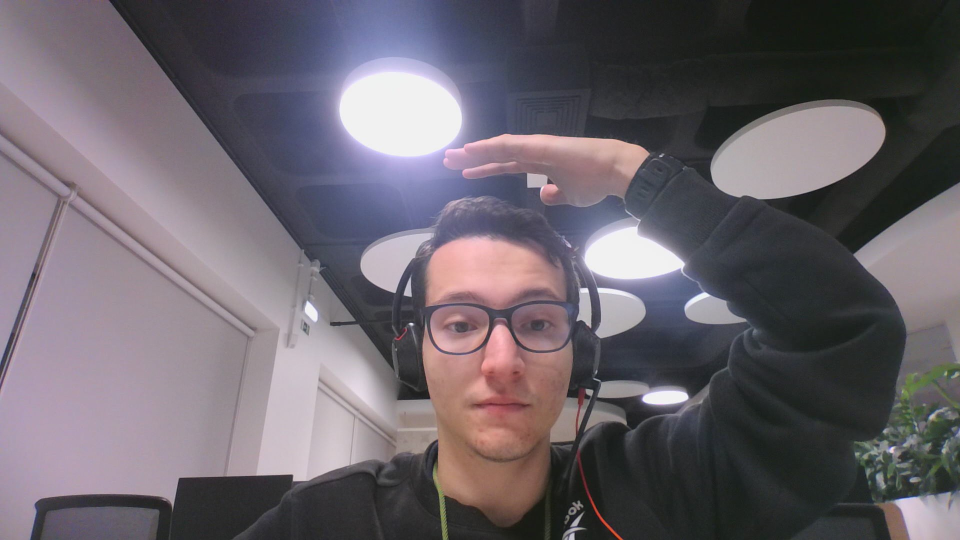
#> input picture assets/images/examples/pose/hand_above_head.jpg, 1920 x 1080 px, given in place of the camera (shown at 1/2 size)
$ python IndicationDrawable.py
#> lines starting #> are read from the running program, lines starting #| are printed output that depends on the picture; after the words box and inside, x2 and y2 are one past the last pixel; in counts of white or black regions, pixels touching at a corner belong together
### src/Utils.py
import cv2
import numpy as np

def overlay_image(frame, image_path, location=(0, 0), size=None, verbose=False): # size=(width, height), location=(x, y)
    if verbose: print("Inside overlay_image")
    # Carregar a imagem PNG com canal alpha
    if type(image_path) == str:
        image = cv2.imread(image_path, cv2.IMREAD_UNCHANGED)
    else:
        image = image_path

    if image.shape[2] == 3:
        image = add_alpha_channel(image)

    # Verificar se a imagem foi carregada corretamente
    if image is None:
        raise ValueError("A imagem não pôde ser carregada. Verifique o caminho.")

    # Redimensionar a imagem para o tamanho desejado
    if size is not None:
        if verbose: print("\tResizing image")
        image = cv2.resize(image, size)

    x, y = location

    # size of the image is larger than the frame
    if x + image.shape[1] > frame.shape[1] or y + image.shape[0] > frame.shape[0]:
        if verbose: print("\tA imagem é maior que o frame")
        image = cv2.resize(image, (frame.shape[1] - x, frame.shape[0] - y))

    if verbose: print("\tSplitting image")
    # Separar os canais da imagem (B, G, R, A)
    b, g, r, a = cv2.split(image)

    if verbose: print("\tCreating alpha mask")
    # Criar uma máscara a partir do canal alpha
    alpha_mask = a / 255.0

    if verbose: print("\tGetting ROI")
    # Obter a região do frame onde a imagem será sobreposta
    h, w = image.shape[:2]
    roi = frame[y:y+h, x:x+w]

    if verbose: print("\tApplying mask")
    # Aplicar a máscara na região de interesse
    for c in range(0, 3):  # Para os canais B, G, R
        roi[:, :, c] = roi[:, :, c] * (1 - alpha_mask) + image[:, :, c] * alpha_mask

    if verbose: print("\tPutting ROI back in frame")
    # Colocar a região modificada de volta no frame
    frame[y:y+h, x:x+w] = roi

    if verbose: print("\tReturning frame")

    return frame

def add_alpha_channel(image):
    if image.shape[2] == 3:
        b, g, r = cv2.split(image)
        a = np.ones(b.shape, dtype=b.dtype) * 255
        return cv2.merge((b, g, r, a))
    else:
        return image

def remove_alpha_channel(image):
    b, g, r, a = cv2.split(image)
    return cv2.merge((b, g, r))

# [37 lines that do not run on import are left out]

### src/game/drawables/IndicationDrawable.py
import cv2
import src.Utils as Utils

class IndicationDrawable:
    def __init__(self, start_x, start_y):
        self.start_location= (start_x, start_y)

    def draw(self, frame, image, text_lines = ["ExemploTexto1", "ExemploTexto2"], image_size=(120, 120), margin=10):
        resize_image = cv2.resize(image, image_size)
        cv2.rectangle(frame, self.start_location, (self.start_location[0] + image_size[0], self.start_location[1] + image_size[1]), (0, 0, 255), 2)
        frame = Utils.overlay_image(frame, resize_image, self.start_location, size=image_size)
        for index, text in enumerate(text_lines):
            cv2.putText(
                frame,
                text,
                (
                    self.start_location[0] + resize_image.shape[0] + margin,
                    self.start_location[1] + 30 + (index * 30)
                ),
                cv2.FONT_HERSHEY_SIMPLEX,
                0.7,
                (0, 0, 255),
                2
            )


        frame[self.start_location[1]:self.start_location[1] + resize_image.shape[0], self.start_location[0]:self.start_location[0] + resize_image.shape[1]] = resize_image

        return frame

if __name__ == "__main__":
    cap = cv2.VideoCapture(0)

    image_path = "assets/images/examples/hands/L.png"
    indications = IndicationDrawable(100, 20)

    while cap.isOpened():
        success, frame = cap.read()
#> frame is the input picture: shape (1080, 1920, 3); mean B, G, R 107, 99.6, 106.5
        if not success:
            print("Ignoring empty camera frame.")
            continue

        frame = indications.draw(frame, cv2.imread(image_path), ["ExemploTexto1", "ExemploTexto2"], (120, 120))
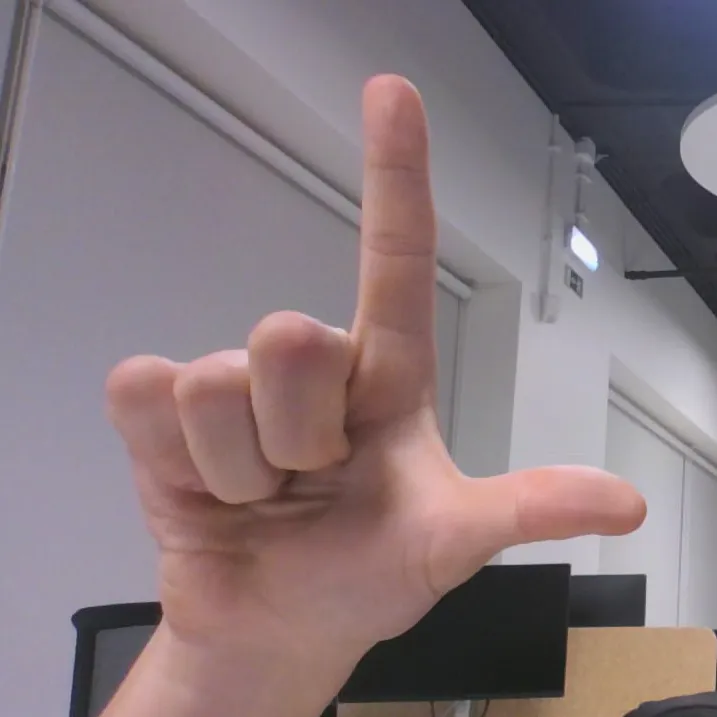
#> input picture assets/images/examples/hands/L.png, 717 x 717 px, found by its file name
#> in draw, image is the input picture: shape (717, 717, 3); mean B, G, R 124, 119.8, 134.9
#> in draw, `cv2.rectangle(frame, self.start_location, (self.start_location[0] + im..`:
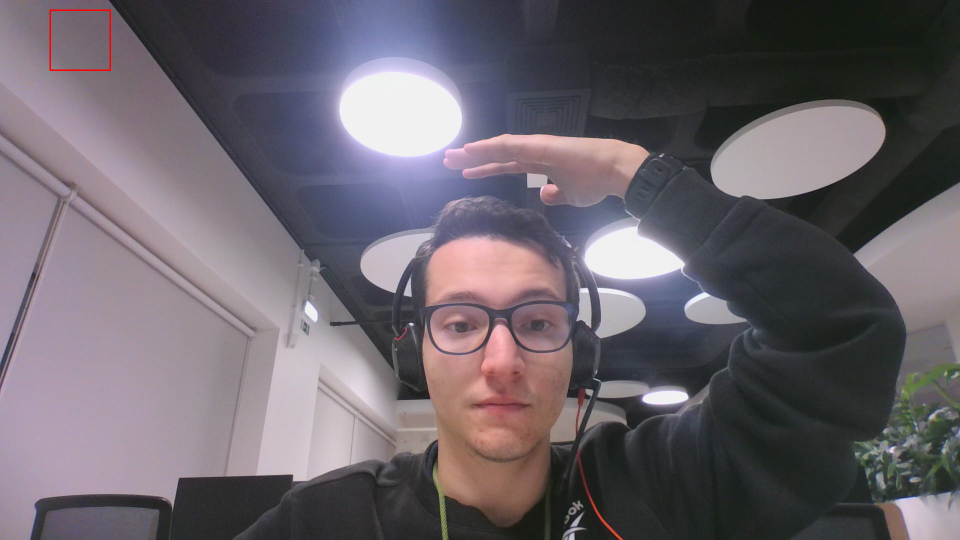
#> frame: shape (1080, 1920, 3) (shown at 1/2 size); 0.07% of pixels changed, all inside (x1, y1, x2, y2) = (99, 19, 222, 142)
#> in add_alpha_channel, `b, g, r = cv2.split(image)`:
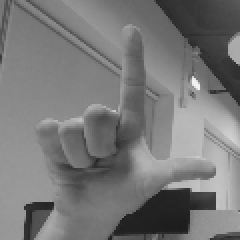
#> g: shape (120, 120) (shown 2 times larger); min 27, max 242, mean 119.7
#> in add_alpha_channel, `b, g, r = cv2.split(image)`:
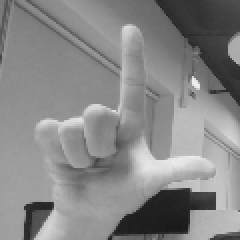
#> r: shape (120, 120) (shown 2 times larger); min 26, max 238, mean 134.8
#> in overlay_image, `b, g, r, a = cv2.split(image)`: a: shape (120, 120); every value is 255
#> in overlay_image, `alpha_mask = a / 255.0`: alpha_mask: shape (120, 120) float64; every value is 1
#> in overlay_image, `roi = frame[y:y+h, x:x+w]`:
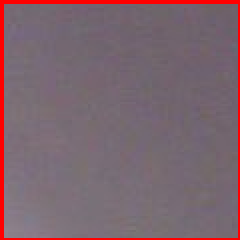
#> roi: shape (120, 120, 3) (shown 2 times larger); mean B, G, R 109.5, 100.4, 124.8
#> in overlay_image, `frame[y:y+h, x:x+w] = roi`:
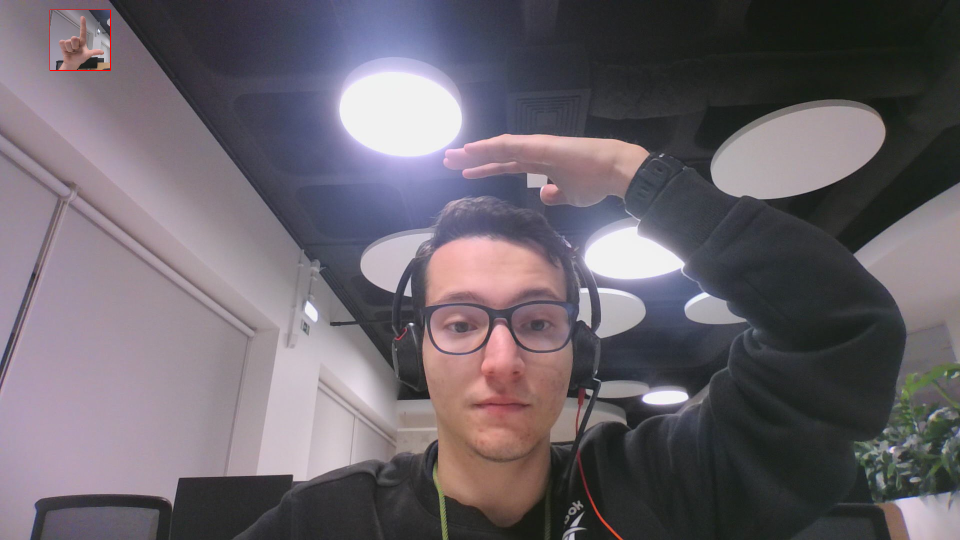
#> frame: shape (1080, 1920, 3) (shown at 1/2 size); 0.69% of pixels changed, all inside (x1, y1, x2, y2) = (100, 20, 220, 140)
#> the loop in draw, `for index, text in enumerate(text_lines):` made 2 passes
#> text on passes 1 to 2: 'ExemploTexto1', 'ExemploTexto2'
#> after the loop in draw, `for index, text in enumerate(text_lines):`:
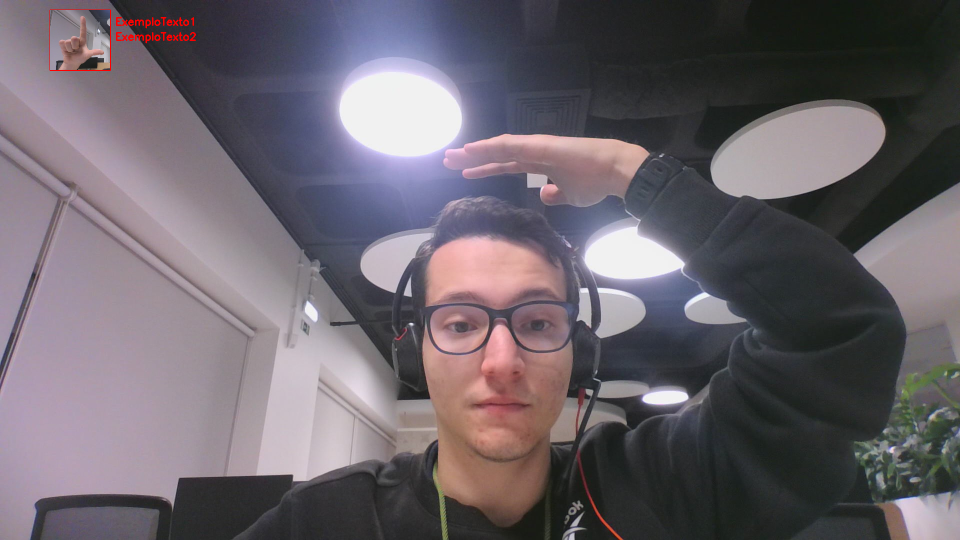
#> frame: shape (1080, 1920, 3) (shown at 1/2 size); 0.11% of pixels changed, all inside (x1, y1, x2, y2) = (232, 34, 392, 87)

        cv2.imshow('MediaPipe Object Detection', frame)

        if cv2.waitKey(5) & 0xFF == 27:
#> (key q is pressed here)
            break
